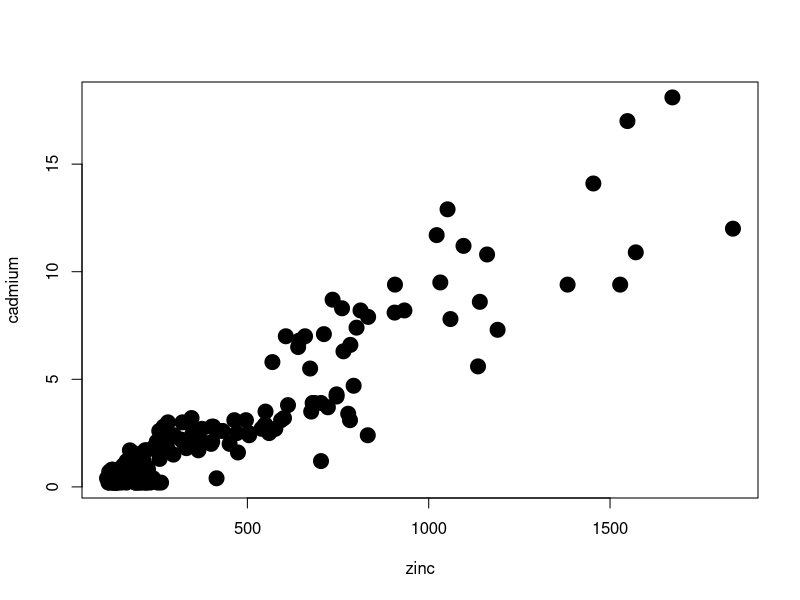
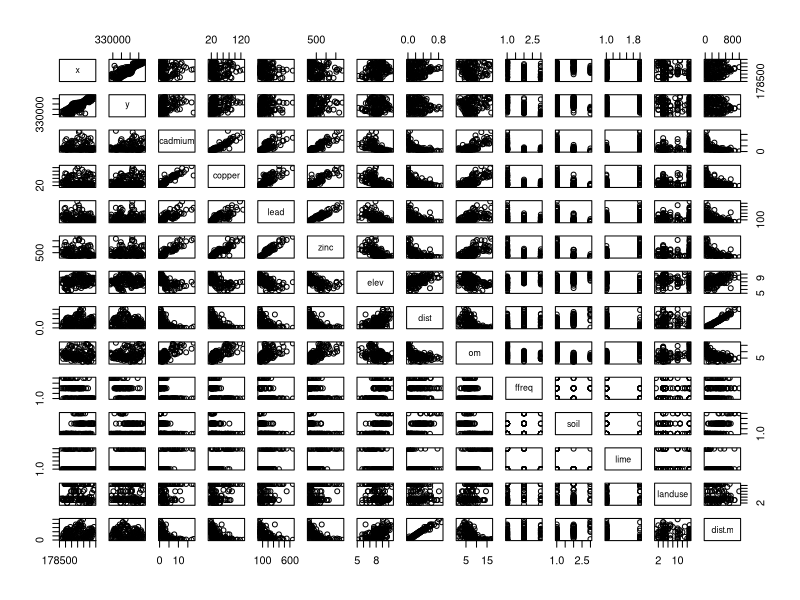
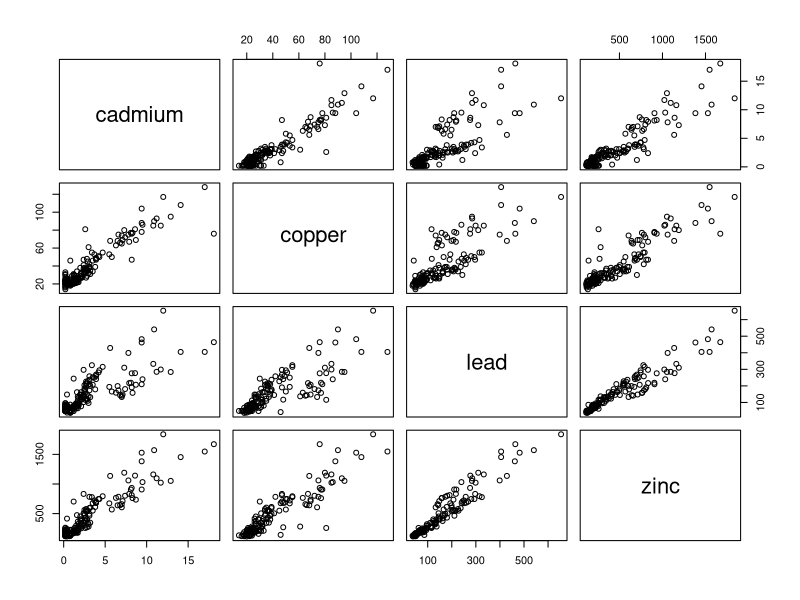
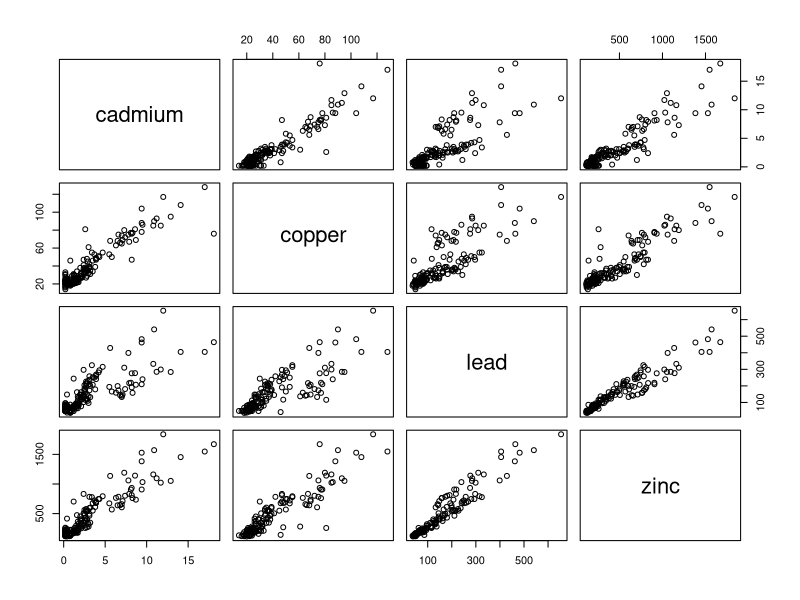
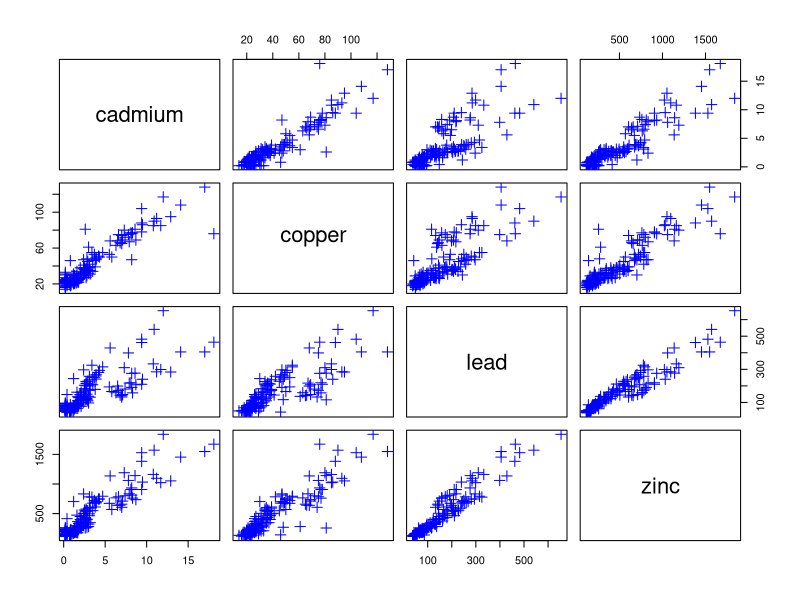
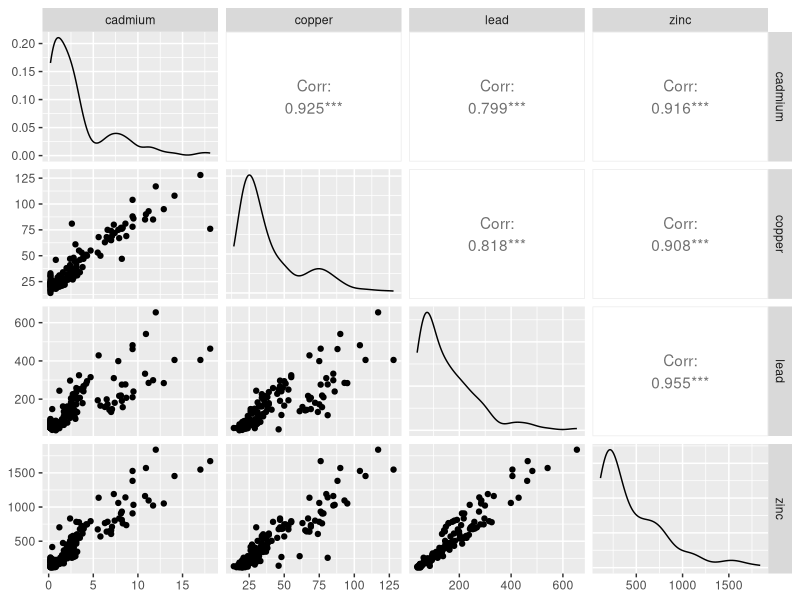

The R source for these figures, in order:
### Multipanel in R, 2 exercise

install.packages("sp")
install.packages("GGally") #R riconosce maiuscole e minuscole quindi devo scriverlo esattamente così

library(sp) #require(sp) può essere usato come sostituto della funzione
library(GGally)

data(meuse) #this means there is a dataset available, now i want to use it

attach(meuse)

#exercise in lab --> plot zinc and cadmium

head(meuse) #to see the name of the colomn or names(meuse)

plot(zinc,cadmium,col="black",pch=19,cex=2) #done

#exercise: make all the possible paiwis plots with the dataset. 
#potrei farlo manualmente ma non ha senso fare plot per ognuno

pairs(meuse)

#ora lo rendo più leggibile riducendo le variabili, per fare tilde ~ devo fare option+5
pairs(~ cadmium + copper + lead + zinc, data=meuse)

#another method per fare un subset. utilizzo le posizioni delle colonne nel dataset (esempio cadmium è la terza) 
#comma means "start from" and : means "untill"
pairs(meuse[,3:6])

#exercise: prettify the graphs sopra
pairs(meuse[,3:6],col="blue", pch=3, cex=1.5) #done

#GGally function will prettify the graphs
ggpairs(meuse[,3:6])
